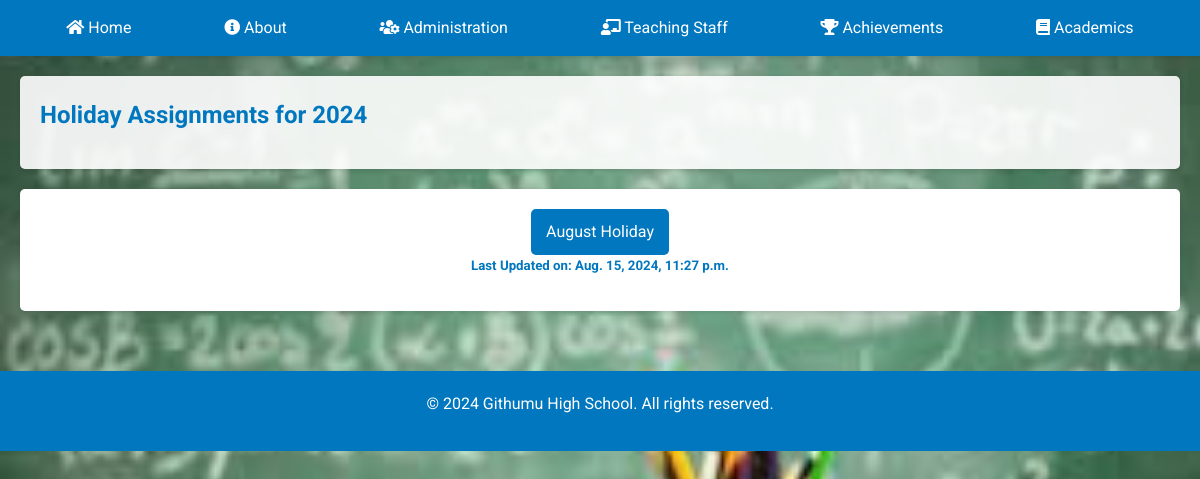
Screenshot of /academics/9/ with the database file from the repository.
### main/models.py (models this page shows, shortened)
class HolidayAssignment(models.Model):
    year = models.IntegerField(default=2024, choices=years)
    title = models.CharField(max_length=200, choices=holiday)
    grade = models.IntegerField(default=1, choices=grades)
    subject = models.CharField(max_length=20,choices=subjects_t)  # New field for subject
    file = models.FileField(upload_to='assignments/')
    date_uploaded = models.DateTimeField(auto_now_add=True)
    description = models.TextField(blank=True, null=True)
    author=models.CharField(max_length=15,default='ADMIN')

### main/views.py (the view)
# urls.py: path('academics/<int:holiday_id>/',views.holiday,name='holiday'),
def holiday(request, holiday_id):
    holiday = get_object_or_404(HolidayAssignment, id=holiday_id)
    all_assignments = HolidayAssignment.objects.filter(year=holiday.year).order_by('-date_uploaded')
    unique_assignments = {}
    for assignment in all_assignments:
        if assignment.title not in unique_assignments:
            unique_assignments[assignment.title] = assignment
    filtered_assignments = list(unique_assignments.values())
    return render(request, 'holiday.html', {'holiday': holiday, 'assignments': filtered_assignments})

### main/context_processors.py (called while the page is built)
def background_images(request):
    images = BackgroundImage.objects.all().order_by('order')
    return {'background_images': images}

### main/templates/holiday.html (shortened to what this page needs)
{% extends 'base.html' %}
{% load static %}
{% block content %}
<section id="news">
    <h3>Holiday Assignments for {{ holiday.year }}</h3>
</section>
<div class="assignments-grid">
    {% for assignment in assignments %}
    <div class="assignment-card">
            <a href="{% url 'grades' assignment.id %}" class="download-btn">{{ assignment.title }}</a>
            <h5> Last Updated on: {{ assignment.date_uploaded }}</h5>
        {% empty %}
        <li>No holiday assignments available for this year.</li>
        {% endfor %}
    </div>
    {% endblock %}

### main/static/css/style.css (style rules this page uses)
:root { --primary-color: #0077be; --secondary-color: #005c99; --background-color: #ecf0f1; --text-color: #34495e; --light-gray: #f4f4f4; --white: #ffffff; }
* { box-sizing: border-box; margin: 0; padding: 0; }
body { font-family: 'Roboto', Arial, sans-serif; background-color: var(--background-color); color: var(--text-color); line-height: 1.6; }
h1, h2, h3, h4, h5, h6 { color: var(--primary-color); margin-bottom: 15px; }
h3 { font-size: 1.5em; }
section { background-color: var(--white); margin-bottom: 20px; padding: 20px; border-radius: 5px; box-shadow: 0 2px 4px rgba(0, 0, 0, 0.1); }
.assignments-grid { display: grid; grid-template-columns: repeat(auto-fit, minmax(250px, 1fr)); gap: 20px; }
.assignment-card { background-color: var(--white); border-radius: 5px; box-shadow: 0 2px 4px rgba(0, 0, 0, 0.1); padding: 20px; text-align: center; }
.download-btn { display: inline-block; background-color: var(--primary-color); color: var(--white); padding: 10px 15px; border-radius: 5px; text-decoration: none; transition: background-color 0.3s ease; }
section { background-color: rgba(255, 255, 255, 0.9); }

### rows the page displays
HolidayAssignment: year "2024", title "August Holiday", date_uploaded "Aug. 15, 2024, 11:27 p.m."
